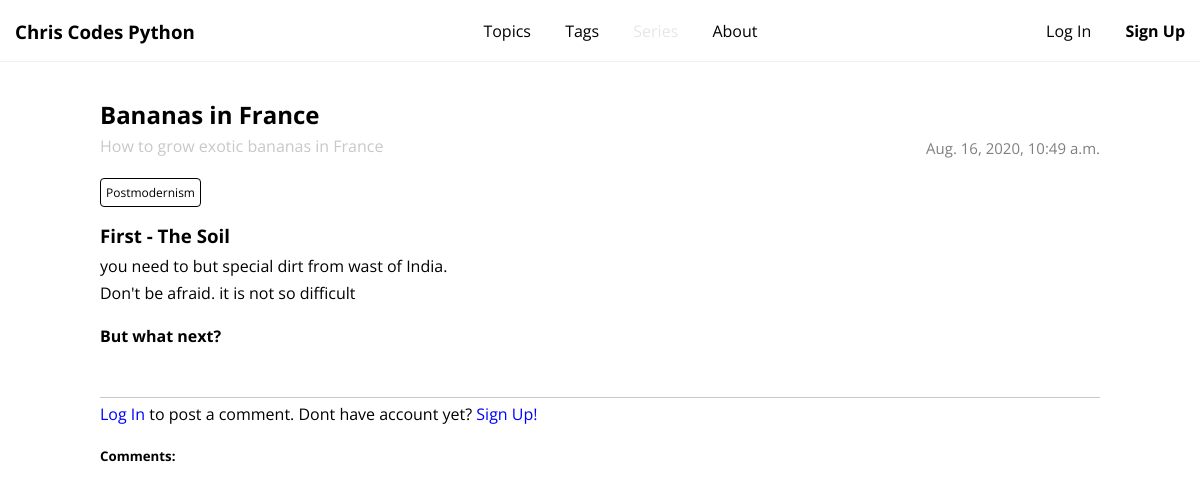
Screenshot of /post/bananas-in-france/ with the database file from the repository.
### post/models.py (models this page shows, shortened)
class Post(models.Model):
    title = models.CharField(max_length=128, unique=True)
    subtitle = models.CharField(max_length=128)
    description = models.CharField(max_length=512)
    publication_date = models.DateTimeField(blank=True, null=True)
    slug = models.SlugField(unique=True)
    is_published = models.BooleanField(default=False, blank=True, null=True)
    post_series = models.ForeignKey(
            PostSeries, on_delete=models.CASCADE,
            related_name='posts', null=True,
            blank=True,
        )
    topic = models.ForeignKey(
            Topic, on_delete=models.CASCADE,
            related_name='posts',
        )
    class Meta:
        ordering = ['-publication_date']

class PostSection(models.Model):
    post = models.ForeignKey(
        Post, on_delete=models.CASCADE,
        blank=True, null=True,
        related_name='sections'
        )
    text = models.TextField()
    image = models.ImageField(upload_to=folder_path)
    order = models.IntegerField()
    tag = models.CharField(max_length=255, default='<p>')

### tags/models.py (models this page shows)
class Tag(models.Model):
    title = models.CharField(max_length=120, unique=True)
    slug = models.SlugField(unique=True)
    post = models.ManyToManyField(
        Post, related_name='tags',
        )
    image = models.ManyToManyField(
        Images, related_name='tags',
        )

### post/views.py (the view)
# urls.py: path('<slug:slug>/', post_detail, name='post_detail'),
def post_detail(request, slug=None):
    post = get_object_or_404(Post, slug=slug)
    comments = Comment.objects.filter(post=post)
    context = {'post':post,'comments':comments}
    if request.method == 'POST' and request.user.is_authenticated:
        user = User.objects.get(pk=request.user.id)
        comment_form = CommentForm(request.POST)
        if comment_form.is_valid():
            comment = comment_form.save(commit=False)
            comment.post = post
            comment.author = user
            comment.save()
            request.session['messages'] = 'Your comment was saved successfully'
            return redirect('post:post_detail', slug=slug)
        else:
            request.session['messages'] = 'Error occured. Your comment was not saved.'
            return redirect('post:post_detail', slug=slug)
    else:
        comment_form = CommentForm()
        context.update({'comment_form':comment_form})
        return render(request, 'post/post_detail.html', context)

### post/templates/post/post_detail.html (shortened to what this page needs)
{% extends 'base.html' %}
{% load static %}
{% block head %}
<link rel="stylesheet" href="{% static 'post/css/post_list.css' %}">
<link rel="stylesheet" href="{% static 'post/css/post_detail.css' %}">
<link rel="stylesheet" href="{% static 'post/css/prism.css' %}">
{% endblock %}
{% block body %}
<div class="section">
  <h2>
    {{post.title}}
  </h2>
  <div class="post-description">
      <p class="post-subtitle">
        {{ post.subtitle }}
      </p>
    <p class="pub-date">{{ post.publication_date }}</p>
    {% if post.tags.count > 0 %}
    <ul class='tag-list'>
      {% for tag in post.tags.all %}
      <li><a href="{% url 'tags:tag_detail' slug=tag.slug %}">{{tag.title|title}}</a></li>
      {% endfor %}
    </ul>
    {% endif %}
  </div>
</div>
<div class="post-container section ">
{% if post.sections.all.count == 0 %}
  <div class="section-text section language-python">
    <p>This Post is empty. Sorry.</p>
  </div>
{% else %}
  {% for section in post.sections.all|dictsort:"order" %}
    {% if section.image %}
    <div class="section-image section">
      <img src="{{section.image.url}}" alt="here goes section image">
    </div>
    {% else %}
    <div class="section-text section">
      {{section.text|safe}}
    </div>
    {% endif %}
  {% endfor %}
{% endif %}
{% if user.is_authenticated %}
<div class="add-comment">
  <h5>Add Comment</h5>
  <form method="POST">
      {% csrf_token %}
      {{ comment_form.as_p }}
      <input type="submit" value="Add Comment" class="submit-btn">
  </form>
</div>
{% else %}
<div class="add-comment">
  <p> <a style='color:blue' href="{% url 'accounts:login' %}?next={% url 'post:post_detail' slug=post.slug %}">Log In</a> to post a comment. Dont have account yet? <a style='color:blue' href="{% url 'accounts:user_create' %}?next={% url 'post:post_detail' slug=post.slug %}">Sign Up!</a></p>
</div>
{% endif %}
<div class="comments">
  <h5>Comments:</h5>
</div>
</div>
{% endblock %}

### static/main.css (style rules this page uses)
body { margin: 0px; padding: 0px; }
* { font-family: 'Open Sans', sans-serif; color: black; text-decoration: None; }
ul { list-style-type: none; padding: 0px; }
.section { padding:0px; }

### static/post/css/post_list.css (style rules this page uses)
.post-description { display: inline-block; width: 70%; float: left; }

### static/post/css/post_detail.css (style rules this page uses)
h3, h2,img { margin: 18px 0px 7px 0px; }
p { margin:5px 0px; }
.section, .nav-bar { padding: 0px 0px; }
.add-comment { margin-top: 50px; border-top: 1px solid rgb(200,200,200); }
.post-container { margin-top: 0px; }
.post-description { width: 100%; }
.post-subtitle { display: inline-block; margin-top: 2px; color: rgb(200,200,200) !important; }
.pub-date { color: gray; float: right; font-size: 15px; display: inline-block; }
.tag-list li { font-size: 12px; padding: 5px 5px; border: 1px solid black; display: inline-block; border-radius: 4px; transition-duration: .5s; }
.section h2 { margin-bottom: 2px; }

### rows the page displays
Post: title "Bananas in France", subtitle "How to grow exotic bananas in France", publication_date "Aug. 16, 2020, 10:49 a.m."
Tag: title "Postmodernism"
PostSection: text "First - The Soil"
PostSection: text "you need to but special dirt from wast of India."
PostSection: text "Don't be afraid. it is not so difficult"
PostSection: text "But what next?"
